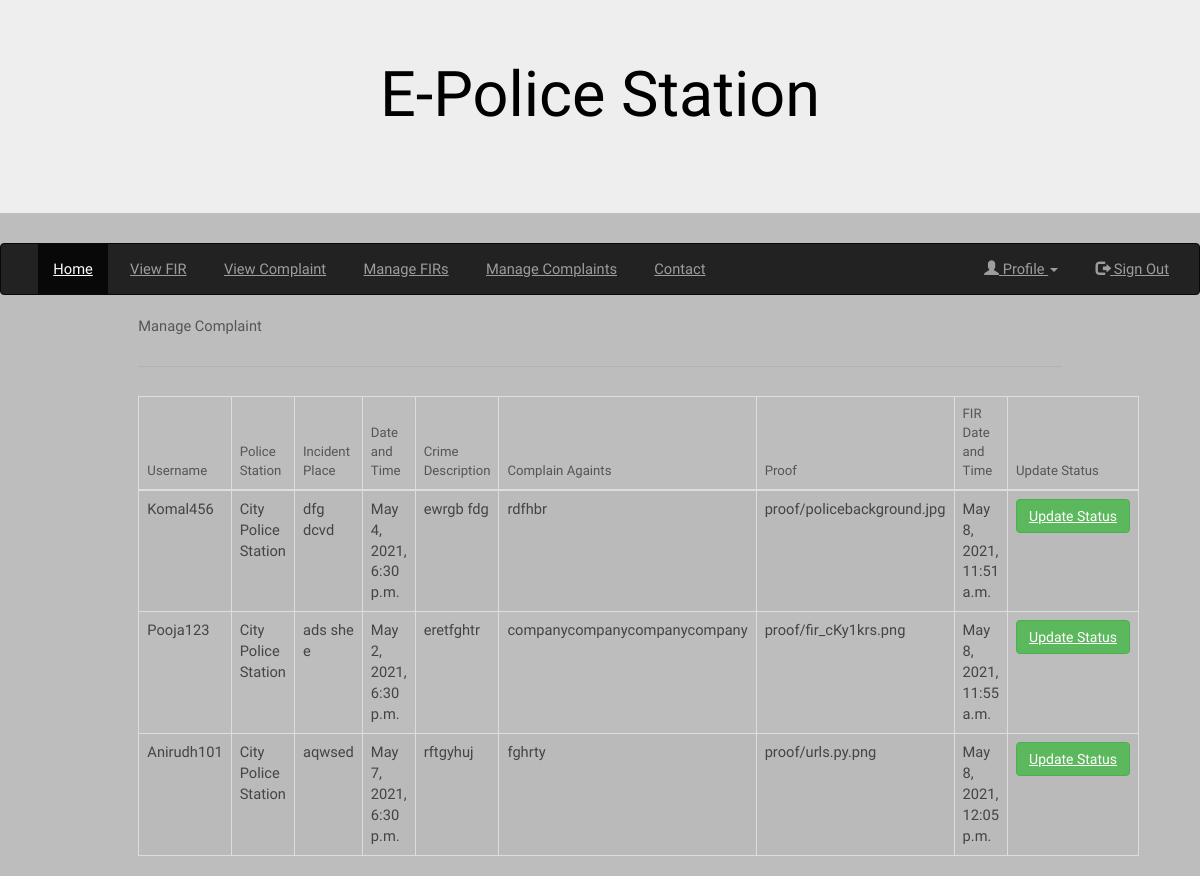
Screenshot of /manage_complain/ (signed in) with the database file from the repository.
### myapp/models.py (models this page shows, shortened)
class Complain(models.Model):
    Satus_choices = (('Activate','Activate'),('Inprocess', 'Inprocess'),('Closed','Closed'))
    username = models.ForeignKey(User, on_delete=models.CASCADE)
    police_station = models.ForeignKey(Police_Station, on_delete=models.CASCADE, null=True, blank=True)
    incident_place = models.TextField()
    Date_and_Time = models.DateTimeField( null=True,blank=True)
    Crime_Description = models.TextField()
    complain_againts = models.TextField()
    proof = models.FileField(upload_to='proof', null=True, blank=True)
    status = models.CharField(max_length=20, choices=Satus_choices)
    Reason = models.CharField(max_length=256)
    complain_Date_and_Time = models.DateTimeField(default=timezone.now)

class Police_Station(models.Model):
    city = models.ForeignKey(City, on_delete=models.CASCADE, null=True, blank=True)
    taluka = models.ForeignKey(Taluka, on_delete=models.CASCADE, null=True, blank=True)
    village = models.ForeignKey(Village, on_delete=models.CASCADE, null=True, blank=True)
    Police_station_name = models.CharField(max_length=200)
    address = models.TextField(max_length=200)
    phone_no = models.IntegerField(null=True, blank=True)
    mobile_no = models.IntegerField(null=True, blank=True)
    email_address = models.EmailField(null=True, blank=True)
    def __str__(self):
        return self.Police_station_name

### myapp/views.py (the view)
# urls.py: path("manage_complain/",views.manage_complain, name="manage_complain"),
def manage_complain(request):
    usr = request.session["username"]
    user = models.Inspector_login.objects.get(username=usr)
    try:
        username = models.Inspector.objects.get(user = user)
        manage_complain = models.Complain.objects.filter(police_station=username.police_station).all()
        return render(request, 'inspector/manage_complain.html',{"manage_complain":manage_complain})
    except:
       return HttpResponse("<h1>Go to add profile and update your profile.</h1>")

### templates/inspector/manage_complain.html
{% extends 'inspector/inspector_index.html' %}
{% block content %}
<div class="container">
    <table class="table table-bordered table-hover">
        <h1>Manage Complaint</h1>
        <hr>
        <thead>
            <tr>
                <th>Username</th>
                <th>Police Station</th>
                <th>Incident Place</th>
                <th>Date and Time</th>
                <th>Crime Description</th>
                <th>Complain Againts</th>
                <th>Proof</th>
                <th>FIR Date and Time</th>
                <th>Update Status </th>
            </tr>
        </thead>
        <tbody>
            {% for object in manage_complain %}
            <tr>
                <td>{{object.username}}</td>
                <td>{{object.police_station}}</td>
                <td>{{object.incident_place}}</td>
                <td>{{object.Date_and_Time}}</td>
                <td>{{object.Crime_Description}}</td>
                <td>{{object.complain_againts}}</td>
                <td>{{object.proof}}</td>
                <td>{{object.complain_Date_and_Time}}</td>
                <td>
                    <a href="{% url 'complain_status' object.id %}" class="btn btn-success">Update Status</a>
                </td>
            </tr>
            {% endfor %}
        </tbody>
    </table>
</div>
{% endblock %}

### static/assets/css/main.css (style rules this page uses)
html, body, div, span, applet, object, iframe, h1, h2, h3, h4, h5, h6, p, blockquote, pre, a, abbr, acronym, address, big, cite, code, del, dfn, em, img, ins, kbd, q, s, samp, small, strike, strong, sub, sup, tt, var, b, u, i, center, dl, dt, dd, ol, ul, li, fieldset, form, label, legend, table, caption, tbody, tfoot, thead, tr, th, td, article, aside, canvas, details, embed, figure, figcaption, footer, header, hgroup, menu, nav, output, ruby, section, summary, time, mark, audio, video { margin: 0; padding: 0; border: 0; font-size: 100%; font: inherit; vertical-align: baseline; }
body { line-height: 1; }
table { border-collapse: collapse; border-spacing: 0; }
body { -webkit-text-size-adjust: none; }
*, *:before, *:after { -moz-box-sizing: border-box; -webkit-box-sizing: border-box; box-sizing: border-box; }
.container { margin-left: auto; margin-right: auto; }
.container { width: 80rem; }
@media screen and (max-width: 1680px) { .container { width: 80rem; } }
@media screen and (max-width: 1280px) { .container { width: 65rem; } }
body { -ms-overflow-style: scrollbar; }
body { background: #fff; }
html { font-size: 13pt; }
@media screen and (max-width: 1680px) { html { font-size: 11pt; } }
@media screen and (max-width: 1280px) { html { font-size: 11pt; } }
body { background-color: #fff; color: #444; }
body, input, select, textarea { font-family: "Taviraj", serif; font-weight: 300; font-size: 1rem; line-height: 1.65; }
a { text-decoration: underline; }
h1, h2, h3, h4, h5, h6 { font-weight: 400; line-height: 1.5; margin: 0 0 1.5rem 0; }
hr { border: 0; border-bottom: solid 1px; margin: 2rem 0; }
a { color: #5AA6ED; }
h1, h2, h3, h4, h5, h6 { color: #555; }
hr { border-bottom-color: rgba(144, 144, 144, 0.25); }
table { margin: 0 0 2rem 0; width: 100%; }
table tbody tr { border: solid 1px; border-left: 0; border-right: 0; }
table td { padding: 0.75rem 0.75rem; }
table th { font-size: 0.9rem; font-weight: 400; padding: 0 0.75rem 0.75rem 0.75rem; text-align: left; }
table thead { border-bottom: solid 2px; }
table tbody tr { border-color: rgba(144, 144, 144, 0.25); }
table tbody tr:nth-child(2n + 1) { background-color: rgba(144, 144, 144, 0.075); }
table th { color: #555; }
table thead { border-bottom-color: rgba(144, 144, 144, 0.25); }

### rows the page displays
Complain: username "Komal456", police_station "City Police Station", incident_place "dfg dcvd", Date_and_Time "May 4, 2021, 6:30 p.m.", Crime_Description "ewrgb fdg", complain_againts "rdfhbr", proof "proof/policebackground.jpg", complain_Date_and_Time "May 8, 2021, 11:51 a.m."
Complain: username "Pooja123", police_station "City Police Station", incident_place "ads she e", Date_and_Time "May 2, 2021, 6:30 p.m.", Crime_Description "eretfghtr", complain_againts "companycompanycompanycompany", proof "proof/fir_cKy1krs.png", complain_Date_and_Time "May 8, 2021, 11:55 a.m."
Complain: username "Anirudh101", police_station "City Police Station", incident_place "aqwsed", Date_and_Time "May 7, 2021, 6:30 p.m.", Crime_Description "rftgyhuj", complain_againts "fghrty", proof "proof/urls.py.png", complain_Date_and_Time "May 8, 2021, 12:05 p.m."
